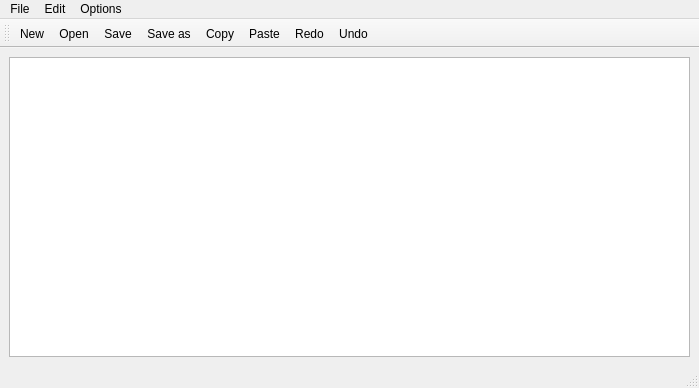
<?xml version="1.0" encoding="UTF-8"?>
<ui version="4.0">
 <class>MainWindow</class>
 <widget class="QMainWindow" name="MainWindow">
  <property name="geometry">
   <rect>
    <x>0</x>
    <y>0</y>
    <width>699</width>
    <height>388</height>
   </rect>
  </property>
  <property name="windowTitle">
   <string>MainWindow</string>
  </property>
  <widget class="QWidget" name="centralwidget">
   <layout class="QHBoxLayout" name="horizontalLayout">
    <item>
     <widget class="QTextEdit" name="textEdit"/>
    </item>
   </layout>
  </widget>
  <widget class="QMenuBar" name="menubar">
   <property name="geometry">
    <rect>
     <x>0</x>
     <y>0</y>
     <width>699</width>
     <height>22</height>
    </rect>
   </property>
   <widget class="QMenu" name="menuFile">
    <property name="title">
     <string>File</string>
    </property>
    <addaction name="actionNew"/>
    <addaction name="actionOpen"/>
    <addaction name="separator"/>
    <addaction name="actionSave"/>
    <addaction name="actionSave_as"/>
   </widget>
   <widget class="QMenu" name="menuEdit">
    <property name="title">
     <string>Edit</string>
    </property>
    <addaction name="actionCopy"/>
    <addaction name="actionPaste"/>
    <addaction name="separator"/>
    <addaction name="actionRedo"/>
    <addaction name="actionUndo"/>
   </widget>
   <widget class="QMenu" name="menuOptions">
    <property name="title">
     <string>Options</string>
    </property>
    <addaction name="actionMerge"/>
    <addaction name="actionNum_of_Words"/>
    <addaction name="actionNum_of_characters"/>
    <addaction name="actionNum_of_lines"/>
    <addaction name="actionSearch_a_word"/>
    <addaction name="actioncount_the_times_the_word_exist"/>
    <addaction name="separator"/>
    <addaction name="actionEncrypt"/>
    <addaction name="actionDecrypt"/>
    <addaction name="separator"/>
    <addaction name="actionEmpty_the_file"/>
    <addaction name="actionAdd_Text"/>
    <addaction name="separator"/>
    <addaction name="actionAll_Upper"/>
    <addaction name="actionAll_Lower"/>
    <addaction name="actionFirst_Upper"/>
   </widget>
   <addaction name="menuFile"/>
   <addaction name="menuEdit"/>
   <addaction name="menuOptions"/>
  </widget>
  <widget class="QStatusBar" name="statusbar"/>
  <widget class="QToolBar" name="toolBar">
   <property name="windowTitle">
    <string>toolBar</string>
   </property>
   <attribute name="toolBarArea">
    <enum>TopToolBarArea</enum>
   </attribute>
   <attribute name="toolBarBreak">
    <bool>false</bool>
   </attribute>
   <addaction name="actionNew"/>
   <addaction name="actionOpen"/>
   <addaction name="actionSave"/>
   <addaction name="actionSave_as"/>
   <addaction name="actionCopy"/>
   <addaction name="actionPaste"/>
   <addaction name="actionRedo"/>
   <addaction name="actionUndo"/>
  </widget>
  <action name="actionNew">
   <property name="icon">
    <iconset resource="reso.qrc">
     <normaloff>:/pref/image/add-file.png</normaloff>:/pref/image/add-file.png</iconset>
   </property>
   <property name="text">
    <string>New</string>
   </property>
  </action>
  <action name="actionOpen">
   <property name="icon">
    <iconset resource="reso.qrc">
     <normaloff>:/pref/image/folder.png</normaloff>:/pref/image/folder.png</iconset>
   </property>
   <property name="text">
    <string>Open</string>
   </property>
  </action>
  <action name="actionSave">
   <property name="icon">
    <iconset resource="reso.qrc">
     <normaloff>:/pref/image/save.png</normaloff>:/pref/image/save.png</iconset>
   </property>
   <property name="text">
    <string>Save</string>
   </property>
   <property name="shortcut">
    <string>Ctrl+S</string>
   </property>
  </action>
  <action name="actionSave_as">
   <property name="icon">
    <iconset resource="reso.qrc">
     <normaloff>:/pref/image/save as-file.png</normaloff>:/pref/image/save as-file.png</iconset>
   </property>
   <property name="text">
    <string>Save as</string>
   </property>
  </action>
  <action name="actionCopy">
   <property name="icon">
    <iconset resource="reso.qrc">
     <normaloff>:/pref/image/copy.png</normaloff>:/pref/image/copy.png</iconset>
   </property>
   <property name="text">
    <string>Copy</string>
   </property>
  </action>
  <action name="actionPaste">
   <property name="icon">
    <iconset resource="reso.qrc">
     <normaloff>:/pref/image/paste.png</normaloff>:/pref/image/paste.png</iconset>
   </property>
   <property name="text">
    <string>Paste</string>
   </property>
   <property name="shortcut">
    <string>Ctrl+V</string>
   </property>
  </action>
  <action name="actionRedo">
   <property name="icon">
    <iconset resource="reso.qrc">
     <normaloff>:/pref/image/redo.png</normaloff>:/pref/image/redo.png</iconset>
   </property>
   <property name="text">
    <string>Redo</string>
   </property>
   <property name="shortcut">
    <string>Ctrl+Y</string>
   </property>
  </action>
  <action name="actionUndo">
   <property name="icon">
    <iconset resource="reso.qrc">
     <normaloff>:/pref/image/undo.png</normaloff>:/pref/image/undo.png</iconset>
   </property>
   <property name="text">
    <string>Undo</string>
   </property>
   <property name="shortcut">
    <string>Ctrl+Z</string>
   </property>
  </action>
  <action name="actionMerge">
   <property name="icon">
    <iconset resource="reso.qrc">
     <normaloff>:/pref/image/merge.png</normaloff>:/pref/image/merge.png</iconset>
   </property>
   <property name="text">
    <string>Merge</string>
   </property>
  </action>
  <action name="actionNum_of_Words">
   <property name="icon">
    <iconset resource="reso.qrc">
     <normaloff>:/pref/image/abacus.png</normaloff>:/pref/image/abacus.png</iconset>
   </property>
   <property name="text">
    <string>Num. of Words</string>
   </property>
  </action>
  <action name="actionNum_of_characters">
   <property name="icon">
    <iconset resource="reso.qrc">
     <normaloff>:/pref/image/abacus.png</normaloff>:/pref/image/abacus.png</iconset>
   </property>
   <property name="text">
    <string>Num. of characters</string>
   </property>
  </action>
  <action name="actionNum_of_lines">
   <property name="icon">
    <iconset resource="reso.qrc">
     <normaloff>:/pref/image/abacus.png</normaloff>:/pref/image/abacus.png</iconset>
   </property>
   <property name="text">
    <string>Num. of lines</string>
   </property>
  </action>
  <action name="actionSearch_a_word">
   <property name="icon">
    <iconset resource="reso.qrc">
     <normaloff>:/pref/image/loupe.png</normaloff>:/pref/image/loupe.png</iconset>
   </property>
   <property name="text">
    <string>Search a word</string>
   </property>
  </action>
  <action name="actioncount_the_times_the_word_exist">
   <property name="icon">
    <iconset resource="reso.qrc">
     <normaloff>:/pref/image/abacus.png</normaloff>:/pref/image/abacus.png</iconset>
   </property>
   <property name="text">
    <string>count the times the word exist</string>
   </property>
  </action>
  <action name="actionEncrypt">
   <property name="icon">
    <iconset resource="reso.qrc">
     <normaloff>:/pref/image/encryption.png</normaloff>:/pref/image/encryption.png</iconset>
   </property>
   <property name="text">
    <string>Encrypt</string>
   </property>
  </action>
  <action name="actionDecrypt">
   <property name="icon">
    <iconset resource="reso.qrc">
     <normaloff>:/pref/image/decryption.png</normaloff>:/pref/image/decryption.png</iconset>
   </property>
   <property name="text">
    <string>Decrypt</string>
   </property>
  </action>
  <action name="actionEmpty_the_file">
   <property name="icon">
    <iconset resource="reso.qrc">
     <normaloff>:/pref/image/trash.png</normaloff>:/pref/image/trash.png</iconset>
   </property>
   <property name="text">
    <string>Empty the file</string>
   </property>
  </action>
  <action name="actionAdd_Text">
   <property name="icon">
    <iconset resource="reso.qrc">
     <normaloff>:/pref/image/add-text.png</normaloff>:/pref/image/add-text.png</iconset>
   </property>
   <property name="text">
    <string>Add Text</string>
   </property>
  </action>
  <action name="actionAll_Upper">
   <property name="icon">
    <iconset resource="reso.qrc">
     <normaloff>:/pref/image/letter-u.png</normaloff>:/pref/image/letter-u.png</iconset>
   </property>
   <property name="text">
    <string>All Upper</string>
   </property>
  </action>
  <action name="actionAll_Lower">
   <property name="icon">
    <iconset resource="reso.qrc">
     <normaloff>:/pref/image/letter-l.png</normaloff>:/pref/image/letter-l.png</iconset>
   </property>
   <property name="text">
    <string>All Lower</string>
   </property>
  </action>
  <action name="actionFirst_Upper">
   <property name="icon">
    <iconset resource="reso.qrc">
     <normaloff>:/pref/image/letter-f.png</normaloff>:/pref/image/letter-f.png</iconset>
   </property>
   <property name="text">
    <string>First Upper</string>
   </property>
  </action>
 </widget>
 <resources>
  <include location="reso.qrc"/>
 </resources>
 <connections/>
</ui>
